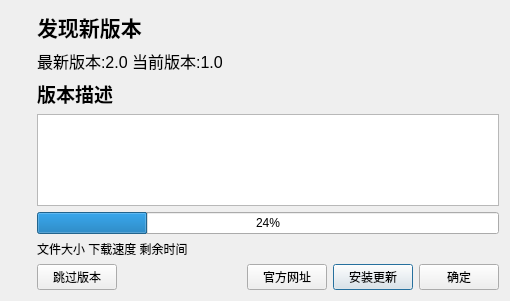
<?xml version="1.0" encoding="UTF-8"?>
<ui version="4.0">
 <class>Form</class>
 <widget class="QWidget" name="Form">
  <property name="geometry">
   <rect>
    <x>0</x>
    <y>0</y>
    <width>510</width>
    <height>301</height>
   </rect>
  </property>
  <property name="windowTitle">
   <string>软件更新</string>
  </property>
  <layout class="QHBoxLayout" name="horizontalLayout_2">
   <item>
    <layout class="QVBoxLayout" name="verticalLayout_2">
     <item>
      <widget class="QLabel" name="label">
       <property name="sizePolicy">
        <sizepolicy hsizetype="Fixed" vsizetype="Fixed">
         <horstretch>0</horstretch>
         <verstretch>0</verstretch>
        </sizepolicy>
       </property>
       <property name="maximumSize">
        <size>
         <width>65</width>
         <height>64</height>
        </size>
       </property>
       <property name="text">
        <string/>
       </property>
       <property name="pixmap">
        <pixmap resource="update_image.qrc">:/images/icon_128x128.png</pixmap>
       </property>
       <property name="scaledContents">
        <bool>true</bool>
       </property>
      </widget>
     </item>
     <item>
      <spacer name="verticalSpacer">
       <property name="orientation">
        <enum>Qt::Vertical</enum>
       </property>
       <property name="sizeHint" stdset="0">
        <size>
         <width>20</width>
         <height>40</height>
        </size>
       </property>
      </spacer>
     </item>
    </layout>
   </item>
   <item>
    <layout class="QVBoxLayout" name="verticalLayout">
     <item>
      <widget class="QLabel" name="label_2">
       <property name="font">
        <font>
         <pointsize>16</pointsize>
         <bold>true</bold>
        </font>
       </property>
       <property name="text">
        <string>发现新版本</string>
       </property>
      </widget>
     </item>
     <item>
      <widget class="QLabel" name="label_bbh">
       <property name="font">
        <font>
         <pointsize>12</pointsize>
        </font>
       </property>
       <property name="text">
        <string>最新版本:2.0 当前版本:1.0</string>
       </property>
      </widget>
     </item>
     <item>
      <widget class="QLabel" name="label_3">
       <property name="font">
        <font>
         <pointsize>14</pointsize>
         <bold>true</bold>
        </font>
       </property>
       <property name="text">
        <string>版本描述</string>
       </property>
      </widget>
     </item>
     <item>
      <widget class="QTextEdit" name="textEdit"/>
     </item>
     <item>
      <widget class="QProgressBar" name="progressBar">
       <property name="enabled">
        <bool>true</bool>
       </property>
       <property name="value">
        <number>24</number>
       </property>
      </widget>
     </item>
     <item>
      <widget class="QLabel" name="label_zt">
       <property name="text">
        <string>文件大小 下载速度 剩余时间</string>
       </property>
      </widget>
     </item>
     <item>
      <layout class="QHBoxLayout" name="horizontalLayout">
       <item>
        <widget class="QPushButton" name="pushButton_tgbb">
         <property name="text">
          <string>跳过版本</string>
         </property>
        </widget>
       </item>
       <item>
        <spacer name="horizontalSpacer">
         <property name="orientation">
          <enum>Qt::Horizontal</enum>
         </property>
         <property name="sizeHint" stdset="0">
          <size>
           <width>40</width>
           <height>20</height>
          </size>
         </property>
        </spacer>
       </item>
       <item>
        <widget class="QPushButton" name="pushButton_gfwz">
         <property name="text">
          <string>官方网址</string>
         </property>
        </widget>
       </item>
       <item>
        <widget class="QPushButton" name="pushButton_azgx">
         <property name="text">
          <string>安装更新</string>
         </property>
         <property name="checkable">
          <bool>false</bool>
         </property>
         <property name="autoDefault">
          <bool>true</bool>
         </property>
         <property name="default">
          <bool>true</bool>
         </property>
         <property name="flat">
          <bool>false</bool>
         </property>
        </widget>
       </item>
       <item>
        <widget class="QPushButton" name="pushButton_ok">
         <property name="text">
          <string>确定</string>
         </property>
         <property name="autoDefault">
          <bool>false</bool>
         </property>
         <property name="default">
          <bool>false</bool>
         </property>
        </widget>
       </item>
      </layout>
     </item>
    </layout>
   </item>
  </layout>
 </widget>
 <resources>
  <include location="update_image.qrc"/>
 </resources>
 <connections/>
</ui>
